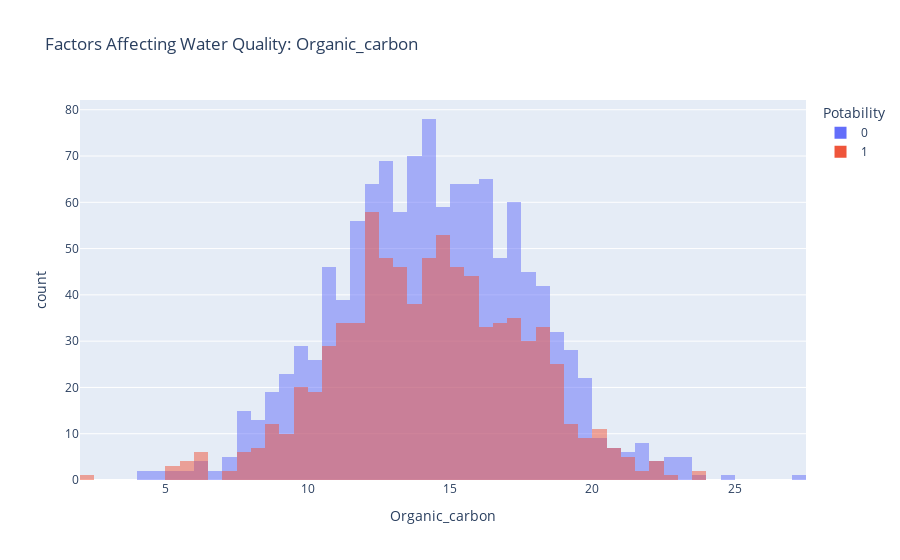

The cell this chart's notebook holds for it:
### Code cell
px.histogram(df, x = "Organic_carbon",color = "Potability", barmode="overlay",title= "Factors Affecting Water Quality: Organic_carbon")

### Figure 1 — Plotly figure (JSON) as saved in the notebook; plotly's stock layout.template omitted (floating-point values rounded to 4 significant figures; data arrays with more than 128 entries replaced by an {"elided": "..."} marker saying what was removed)
{"data": [{"alignmentgroup": "True", "bingroup": "x", "hovertemplate": "Potability=0<br>Organic_carbon=%{x}<br>count=%{y}<extra></extra>", "legendgroup": "0", "marker": {"color": "#636efa", "opacity": 0.5, "pattern": {"shape": ""}}, "name": "0", "offsetgroup": "0", "orientation": "v", "showlegend": true, "type": "histogram", "x": {"elided": "1200 float values"}, "xaxis": "x", "yaxis": "y"}, {"alignmentgroup": "True", "bingroup": "x", "hovertemplate": "Potability=1<br>Organic_carbon=%{x}<br>count=%{y}<extra></extra>", "legendgroup": "1", "marker": {"color": "#EF553B", "opacity": 0.5, "pattern": {"shape": ""}}, "name": "1", "offsetgroup": "1", "orientation": "v", "showlegend": true, "type": "histogram", "x": {"elided": "811 float values"}, "xaxis": "x", "yaxis": "y"}], "layout": {"barmode": "overlay", "legend": {"title": {"text": "Potability"}, "tracegroupgap": 0}, "title": {"text": "Factors Affecting Water Quality: Organic_carbon"}, "xaxis": {"anchor": "y", "domain": [0, 1], "title": {"text": "Organic_carbon"}}, "yaxis": {"anchor": "x", "domain": [0, 1], "title": {"text": "count"}}}}
